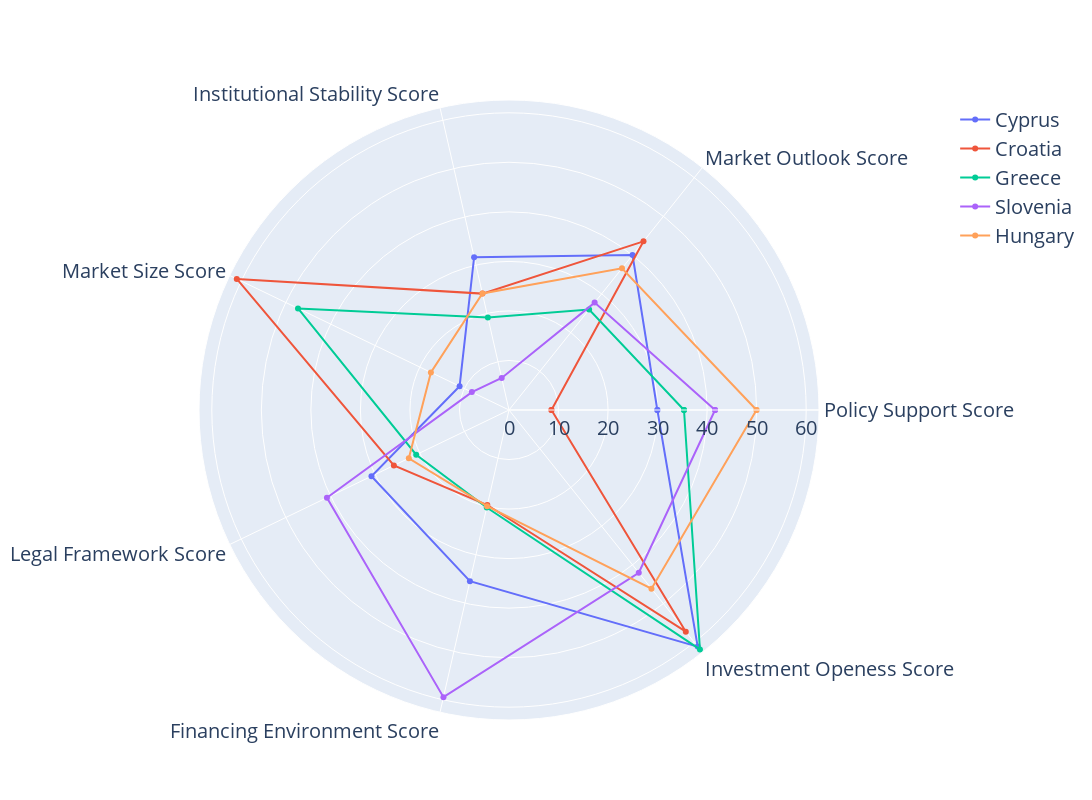

The notebook cell this image was saved under:
### Code cell
# Bottom 5
bottom_5 = radar_chart(rw_categories,"Country", "Overall Score", 2, 5)

### Figure 1 — Plotly figure (JSON) as saved in the notebook; plotly's stock layout.template omitted (floating-point values rounded to 4 significant figures)
{"data": [{"name": "Cyprus", "r": [29.95, 40, 31.65, 11.07, 30.82, 35.45, 61.1, 29.95], "theta": ["Policy Support Score", "Market Outlook Score", "Institutional Stability Score", "Market Size Score", "Legal Framework Score", "Financing Environment Score", "Investment Openess Score", "Policy Support Score"], "type": "scatterpolar"}, {"name": "Croatia", "r": [8.57, 43.55, 24.1, 61, 25.8, 19.68, 57.25, 8.57], "theta": ["Policy Support Score", "Market Outlook Score", "Institutional Stability Score", "Market Size Score", "Legal Framework Score", "Financing Environment Score", "Investment Openess Score", "Policy Support Score"], "type": "scatterpolar"}, {"name": "Greece", "r": [35.33, 25.95, 19.15, 47.28, 20.8, 20.2, 61.83, 35.33], "theta": ["Policy Support Score", "Market Outlook Score", "Institutional Stability Score", "Market Size Score", "Legal Framework Score", "Financing Environment Score", "Investment Openess Score", "Policy Support Score"], "type": "scatterpolar"}, {"name": "Slovenia", "r": [41.6, 27.73, 6.63, 8.32, 40.8, 59.47, 42.02, 41.6], "theta": ["Policy Support Score", "Market Outlook Score", "Institutional Stability Score", "Market Size Score", "Legal Framework Score", "Financing Environment Score", "Investment Openess Score", "Policy Support Score"], "type": "scatterpolar"}, {"name": "Hungary", "r": [49.97, 36.58, 24.12, 17.5, 22.45, 19.92, 46.13, 49.97], "theta": ["Policy Support Score", "Market Outlook Score", "Institutional Stability Score", "Market Size Score", "Legal Framework Score", "Financing Environment Score", "Investment Openess Score", "Policy Support Score"], "type": "scatterpolar"}], "layout": {"autosize": false, "font": {"size": 20}, "height": 800, "polar": {"radialaxis": {"visible": true}}, "title": {}, "width": 1200}}
